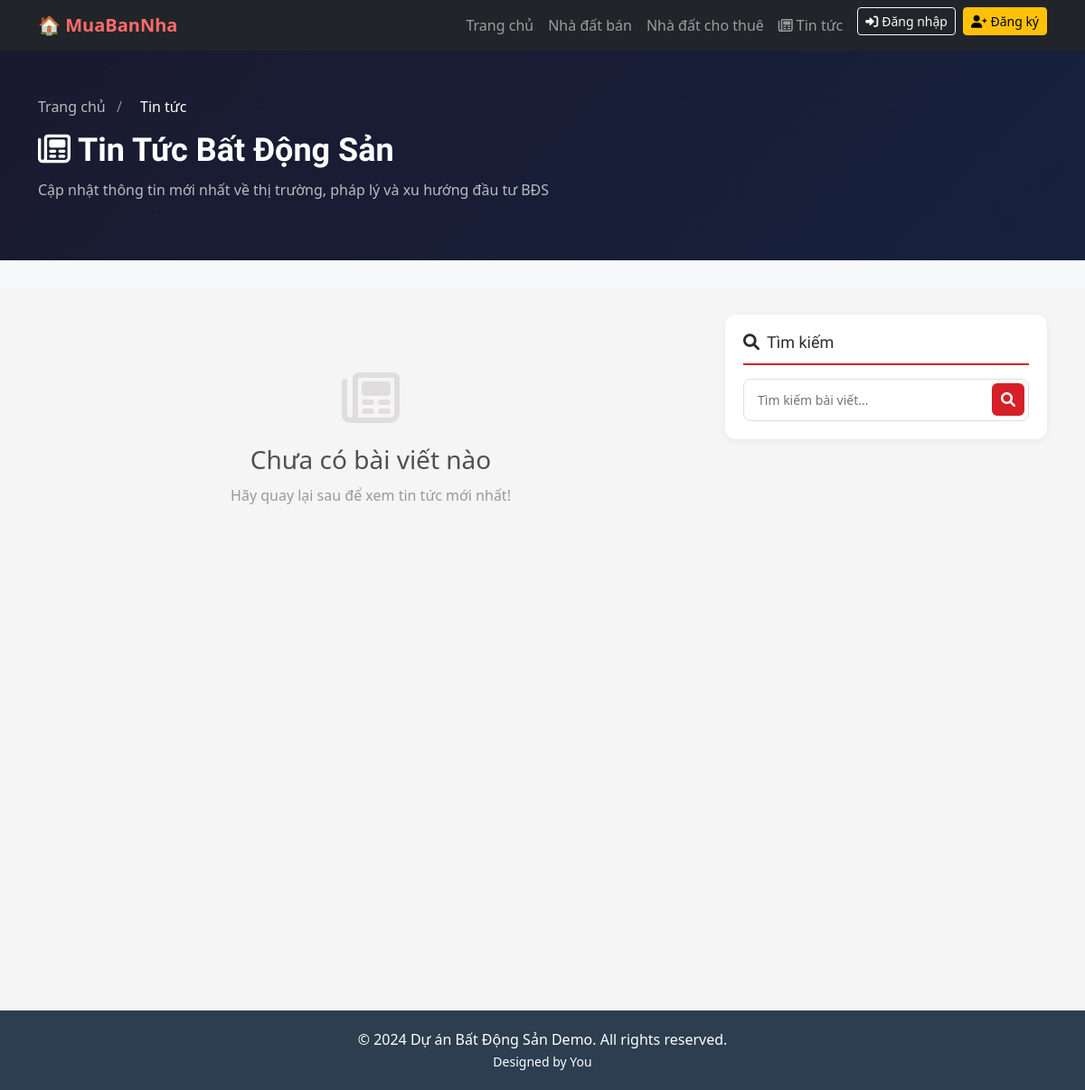
/tin-tuc/, run on an earlier commit of the app's database.
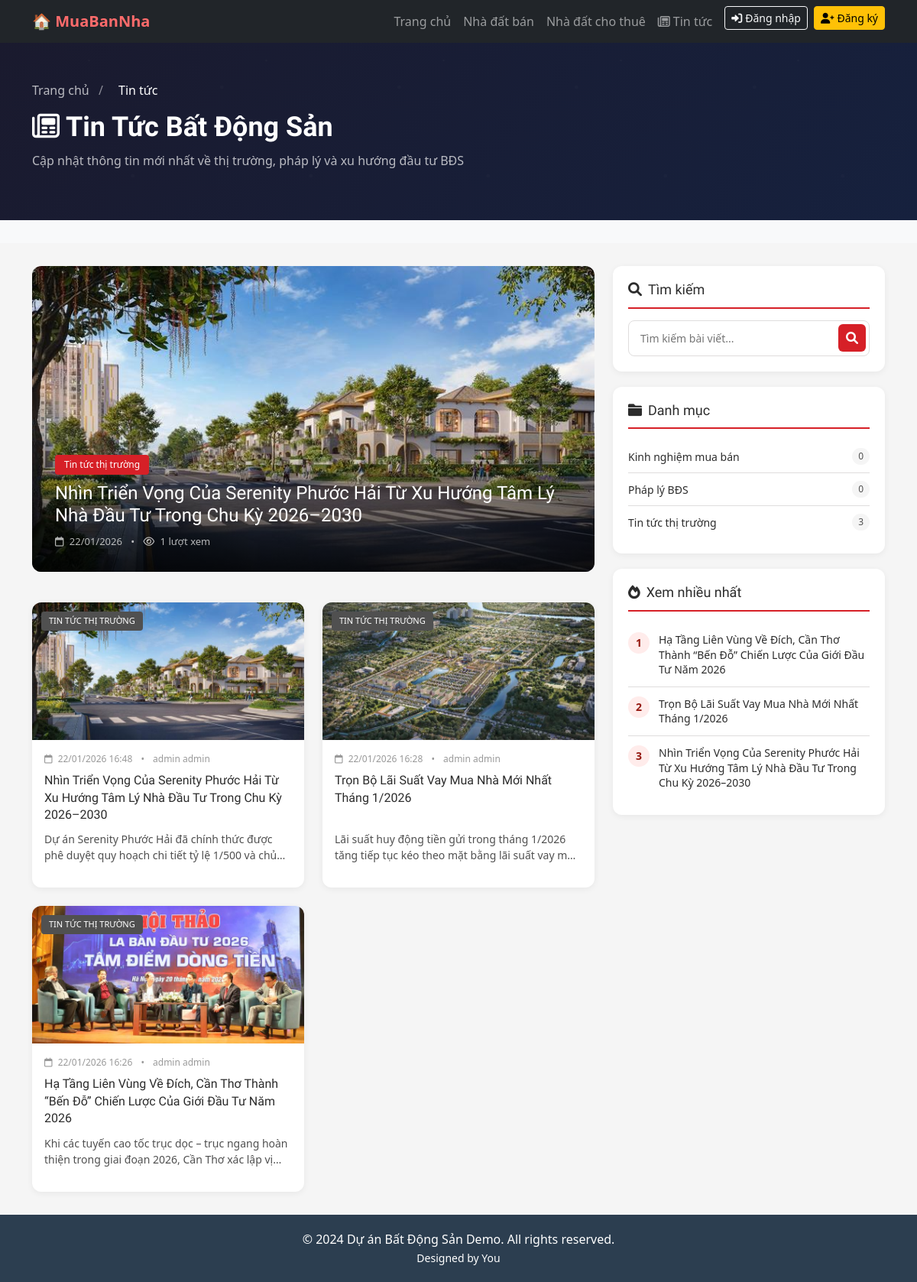
And on a later commit of the database.
### news/models.py (models this page shows, shortened)
class Article(models.Model):
    STATUS_CHOICES = (
        ('draft', 'Bản nháp'),
        ('published', 'Đã xuất bản'),
    )
    title = models.CharField(max_length=255, verbose_name="Tiêu đề")
    slug = models.SlugField(max_length=255, unique=True, blank=True)
    category = models.ForeignKey(
        ArticleCategory,
        on_delete=models.SET_NULL,
        null=True,
        blank=True,
        related_name='articles',
        verbose_name="Danh mục"
    )
    author = models.ForeignKey(
        User,
        on_delete=models.CASCADE,
        related_name='articles',
        verbose_name="Tác giả"
    )
    excerpt = models.TextField(
        max_length=500,
        verbose_name="Tóm tắt",
        help_text="Mô tả ngắn gọn về bài viết (hiển thị trong danh sách)"
    )
    content = models.TextField(verbose_name="Nội dung")
    featured_image = models.ImageField(
        upload_to='news/images/%Y/%m/',
        verbose_name="Ảnh đại diện",
        help_text="Ảnh hiển thị trong danh sách và đầu bài viết"
    )
    image_caption = models.CharField(
        max_length=255,
        blank=True,
        verbose_name="Chú thích ảnh"
    )
    status = models.CharField(
        max_length=10,
        choices=STATUS_CHOICES,
        default='draft',
        verbose_name="Trạng thái"
    )
    is_featured = models.BooleanField(
        default=False,
        verbose_name="Bài viết nổi bật"
    )
    meta_description = models.CharField(
        max_length=160,
        blank=True,
        verbose_name="Meta Description",
        help_text="Mô tả cho SEO (tối đa 160 ký tự)"
    )
    views_count = models.PositiveIntegerField(default=0, verbose_name="Lượt xem")
    created_at = models.DateTimeField(default=now, verbose_name="Ngày tạo")
    updated_at = models.DateTimeField(auto_now=True, verbose_name="Cập nhật lần cuối")
    published_at = models.DateTimeField(
        null=True,
        blank=True,
        verbose_name="Ngày xuất bản"
    )
    class Meta:
        verbose_name = "Bài viết"
        verbose_name_plural = "Bài viết"
        ordering = ['-published_at', '-created_at']

class ArticleCategory(models.Model):
    name = models.CharField(max_length=100, verbose_name="Tên danh mục")
    slug = models.SlugField(max_length=100, unique=True, blank=True)
    description = models.TextField(blank=True, verbose_name="Mô tả")
    created_at = models.DateTimeField(auto_now_add=True)
    class Meta:
        verbose_name = "Danh mục tin tức"
        verbose_name_plural = "Danh mục tin tức"
        ordering = ['name']

### news/views.py (the view)
# urls.py: path('', views.news_list, name='news_list'),
def news_list(request):
    articles = Article.objects.filter(status='published').select_related('author', 'category')
    category_slug = request.GET.get('category')
    if category_slug:
        articles = articles.filter(category__slug=category_slug)
    tag_slug = request.GET.get('tag')
    if tag_slug:
        articles = articles.filter(tags__slug=tag_slug)
    search_query = request.GET.get('q')
    if search_query:
        articles = articles.filter(
            Q(title__icontains=search_query) |
            Q(excerpt__icontains=search_query) |
            Q(content__icontains=search_query)
        )
    paginator = Paginator(articles, 9)  # 9 bài viết mỗi trang
    page_number = request.GET.get('page')
    page_obj = paginator.get_page(page_number)
    featured_articles = Article.objects.filter(
        status='published',
        is_featured=True
    ).select_related('author', 'category')[:5]
    categories = ArticleCategory.objects.all()
    popular_articles = Article.objects.filter(
        status='published'
    ).order_by('-views_count')[:5]
    context = {
        'page_obj': page_obj,
        'featured_articles': featured_articles,
        'categories': categories,
        'popular_articles': popular_articles,
        'search_query': search_query,
        'current_category': category_slug,
        'current_tag': tag_slug,
    }
    return render(request, 'news/news_list.html', context)

### news/templates/news/news_list.html (shortened to what this page needs)
{% extends 'base.html' %}
{% load static %}
{% block content %}
<div class="page-header">
    <div class="container">
        <nav class="breadcrumb-nav">
            <a href="{% url 'home' %}">Trang chủ</a>
            <span>/</span>
            <span class="current">Tin tức</span>
        </nav>
        <h1><i class="far fa-newspaper me-2"></i>Tin Tức Bất Động Sản</h1>
        <p>Cập nhật thông tin mới nhất về thị trường, pháp lý và xu hướng đầu tư BĐS</p>
    </div>
</div>
<div class="news-page">
    <div class="container">
        <div class="row">
            <div class="col-lg-8">
                {% if featured_articles and not search_query and not current_category and not current_tag %}
                <div class="featured-section">
                    {% with featured_articles.0 as main_featured %}
                    {% if main_featured %}
                    <div class="featured-main">
                        {% if main_featured.featured_image %}
                        <img src="{{ main_featured.featured_image.url }}" alt="{{ main_featured.title }}">
                        {% else %}
                        <img src="https://via.placeholder.com/800x400?text=Featured+Article" alt="{{ main_featured.title }}">
                        {% endif %}
                        <div class="featured-main-overlay">
                            {% if main_featured.category %}
                            <span class="category-badge">{{ main_featured.category.name }}</span>
                            {% endif %}
                            <h2><a href="{% url 'news_detail' main_featured.slug %}">{{ main_featured.title }}</a></h2>
                            <div class="meta">
                                <i class="far fa-calendar me-1"></i> {{ main_featured.published_at|date:"d/m/Y" }}
                                <span class="mx-2">•</span>
                                <i class="far fa-eye me-1"></i> {{ main_featured.views_count }} lượt xem
                            </div>
                        </div>
                    </div>
                    {% endif %}
                    {% endwith %}
                </div>
                {% endif %}
                <div class="row g-4">
                    {% for article in page_obj %}
                    <div class="col-md-6">
                        <div class="article-card">
                            <div class="article-card-image">
                                <a href="{% url 'news_detail' article.slug %}">
                                    {% if article.category %}
                                    <span class="category-badge">{{ article.category.name }}</span>
                                    {% endif %}
                                    {% if article.featured_image %}
                                    <img src="{{ article.featured_image.url }}" alt="{{ article.title }}">
                                    {% else %}
                                    <img src="https://via.placeholder.com/400x200?text=No+Image" alt="{{ article.title }}">
                                    {% endif %}
                                </a>
                            </div>
                            <div class="article-card-content">
                                <div class="article-card-date">
                                    <i class="far fa-calendar me-1"></i> {{ article.published_at|date:"d/m/Y H:i" }}
                                    <span class="mx-2">•</span>
                                    {{ article.author.get_full_name|default:article.author.username }}
                                </div>
                                <h5 class="article-card-title">
                                    <a href="{% url 'news_detail' article.slug %}">{{ article.title }}</a>
                                </h5>
                                <p class="article-card-excerpt">{{ article.excerpt }}</p>
                            </div>
                        </div>
                    </div>
                    {% empty %}
                    <div class="col-12">
                        <div class="empty-state">
                            <i class="far fa-newspaper"></i>
                            <h3>Chưa có bài viết nào</h3>
                            <p>Hãy quay lại sau để xem tin tức mới nhất!</p>
                        </div>
                    </div>
                    {% endfor %}
                </div>
            </div>
            <div class="col-lg-4">
                <div class="sidebar-section d-none d-lg-block">
                    <h4><i class="fas fa-search me-2"></i>Tìm kiếm</h4>
                    <form method="get" class="search-box">
                        <input type="text" name="q" placeholder="Tìm kiếm bài viết..." value="{{ search_query|default:'' }}">
                        <button type="submit"><i class="fas fa-search"></i></button>
                    </form>
                </div>
                {% if categories %}
                <div class="sidebar-section">
                    <h4><i class="fas fa-folder me-2"></i>Danh mục</h4>
                    <ul class="category-list">
                        {% for cat in categories %}
                        <li>
                            <a href="{% url 'news_category' cat.slug %}">
                                {{ cat.name }}
                                <span class="count">{{ cat.articles.count }}</span>
                            </a>
                        </li>
                        {% endfor %}
                    </ul>
                </div>
                {% endif %}
                {% if popular_articles %}
                <div class="sidebar-section">
                    <h4><i class="fas fa-fire me-2"></i>Xem nhiều nhất</h4>
                    <div class="popular-list">
                        {% for article in popular_articles %}
                        <div class="popular-item">
                            <div class="popular-item-number">{{ forloop.counter }}</div>
                            <a href="{% url 'news_detail' article.slug %}">{{ article.title }}</a>
                        </div>
                        {% endfor %}
                    </div>
                </div>
                {% endif %}
            </div>
        </div>
    </div>
</div>
{% endblock %}

What changed in the data, as far as the page shows it:
added Article: featured_image (picture), category.name "Tin tức thị trường", title "Nhìn Triển Vọng Của Serenity Phước Hải Từ Xu Hướng Tâm Lý Nhà Đầu Tư Trong Chu Kỳ 2026–2030", published_at "22/01/2026", views_count "1", category.name "TIN TỨC THỊ TRƯỜNG", published_at "22/01/2026 16:48", author.get_full_name "admin admin", excerpt "Dự án Serenity Phước Hải đã chính thức được phê duyệt quy hoạch chi tiết tỷ lệ 1/500 và…"
added Article: category.name "TIN TỨC THỊ TRƯỜNG", featured_image (picture), published_at "22/01/2026 16:28", author.get_full_name "admin admin", title "Trọn Bộ Lãi Suất Vay Mua Nhà Mới Nhất Tháng 1/2026", excerpt "Lãi suất huy động tiền gửi trong tháng 1/2026 tăng tiếp tục kéo theo mặt bằng lãi suất vay…"
added Article: category.name "TIN TỨC THỊ TRƯỜNG", featured_image (picture), published_at "22/01/2026 16:26", author.get_full_name "admin admin", title "Hạ Tầng Liên Vùng Về Đích, Cần Thơ Thành “Bến Đỗ” Chiến Lược Của Giới Đầu Tư Năm 2026", excerpt "Khi các tuyến cao tốc trục dọc – trục ngang hoàn thiện trong giai đoạn 2026, Cần Thơ xác lập…"
added ArticleCategory: name "Kinh nghiệm mua bán", articles.count "0"
added ArticleCategory: name "Pháp lý BĐS", articles.count "0"
added ArticleCategory: name "Tin tức thị trường", articles.count "3"
Also different on the page:
text no longer shown: "Chưa có bài viết nào Hãy quay lại sau để xem tin tức mới nhất!"
text now shown: "• lượt xem Danh mục Xem nhiều nhất"
